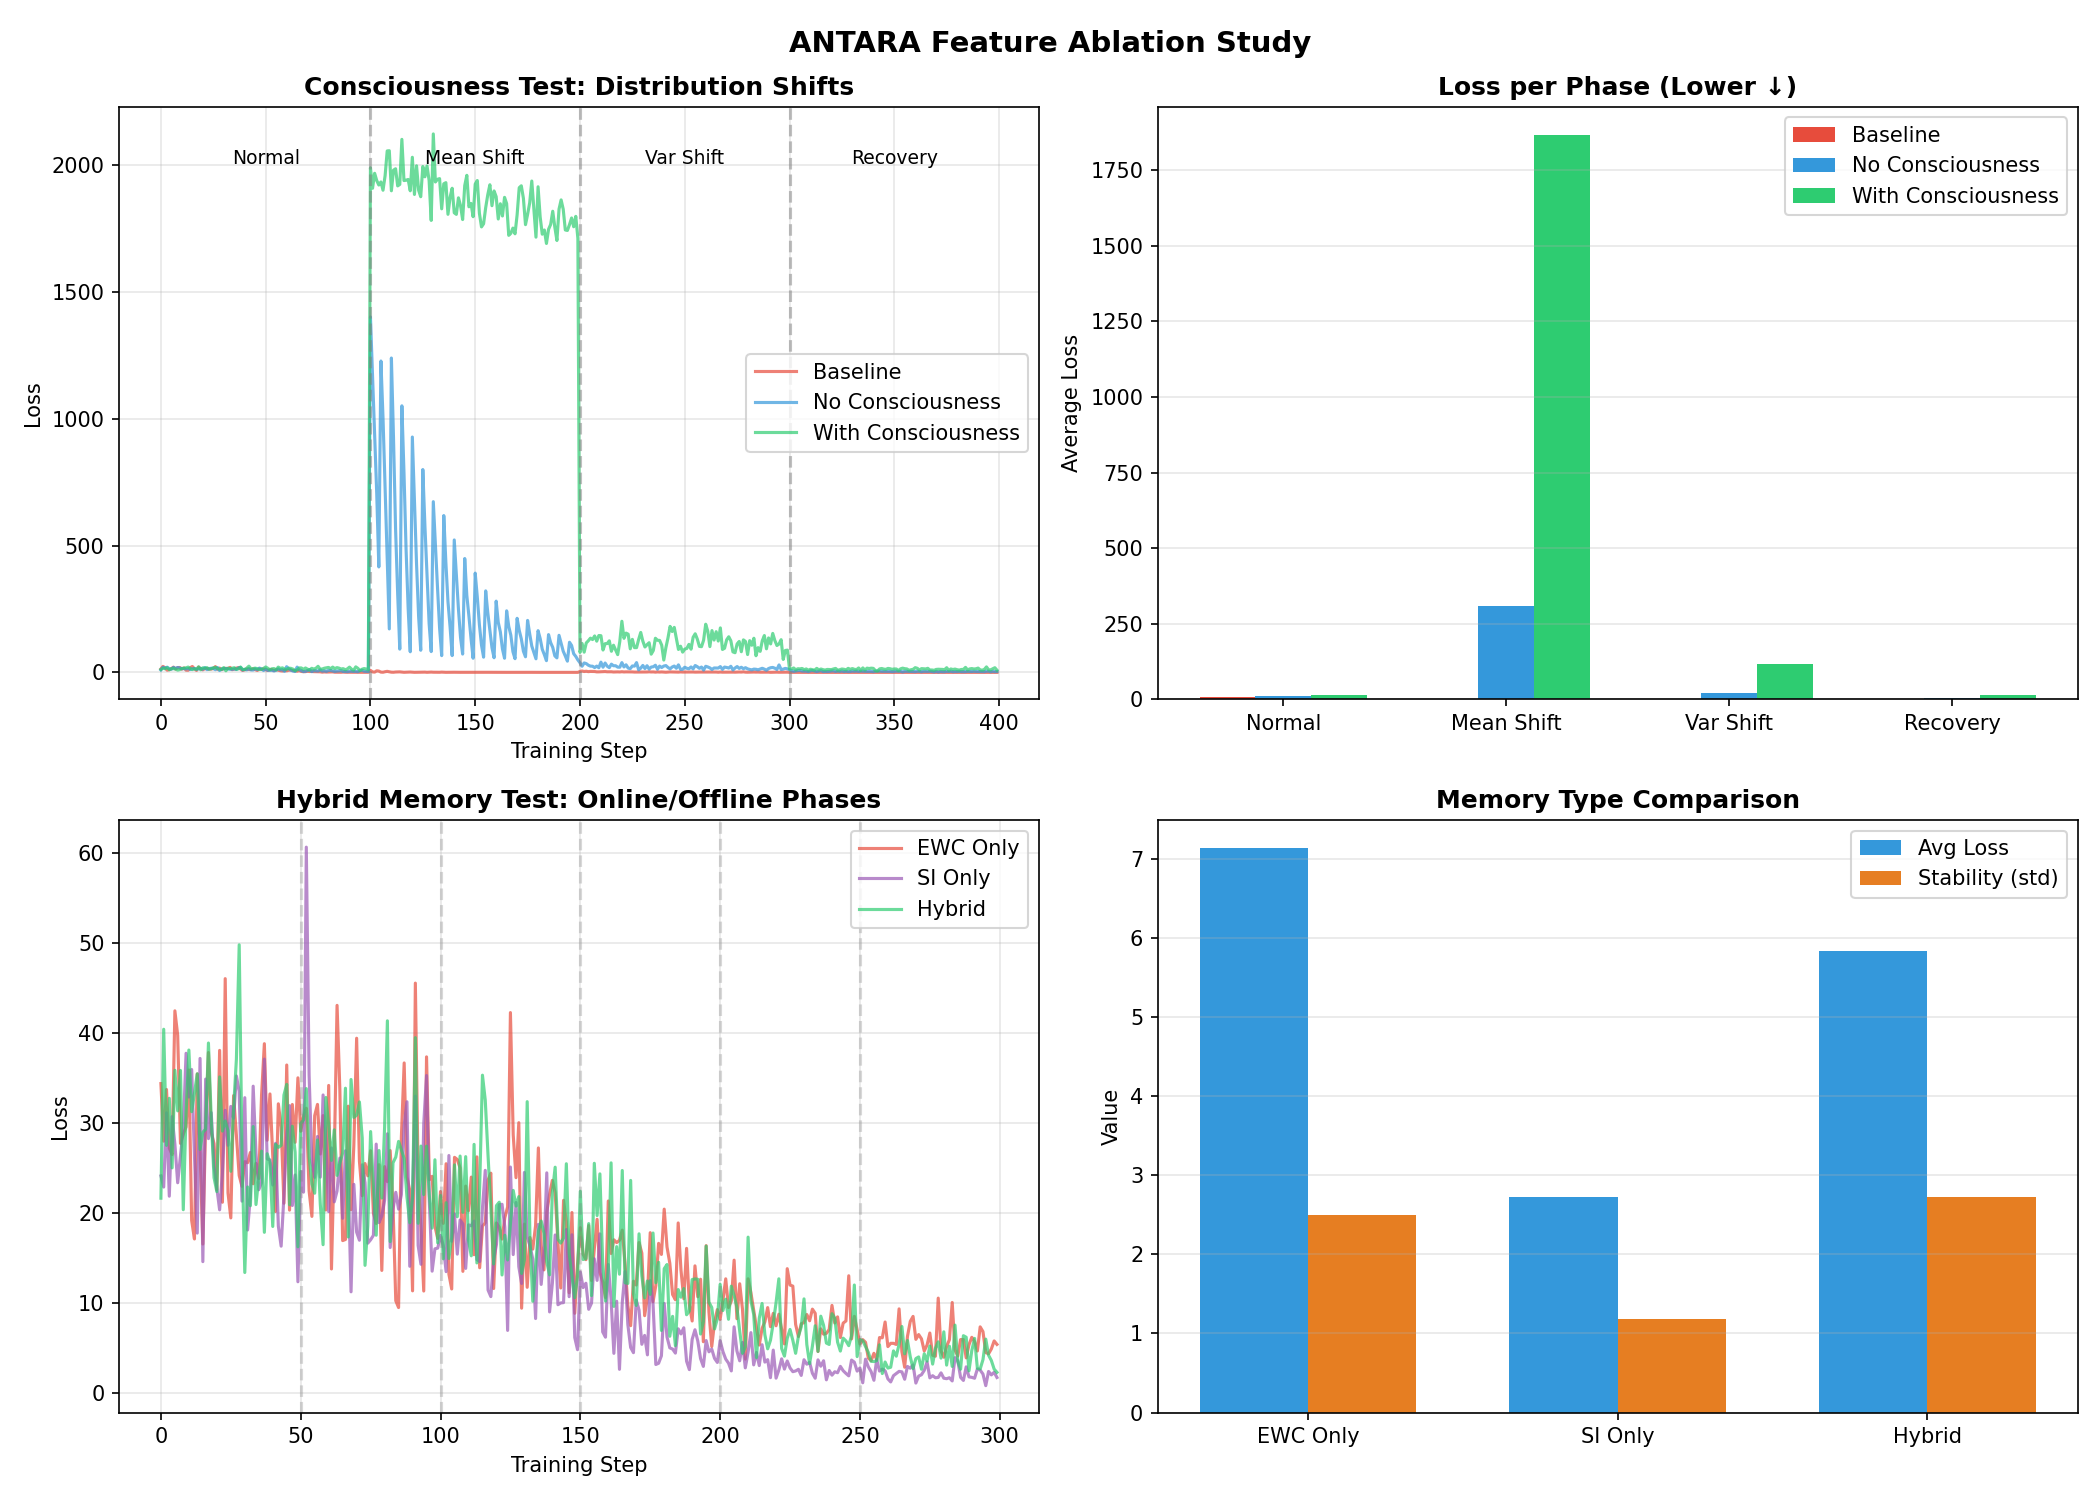

The script that saved this image:
"""
ANTARA Feature Ablation Study
=============================
Proves the value of EACH advanced feature independently:

1. DREAMING - Replay of past experiences
   Scenario: Class-incremental learning (already proven: +16.6%)

2. CONSCIOUSNESS - Surprise detection + adaptive learning
   Scenario: Sudden distribution shifts where detecting novelty helps

3. HYBRID MEMORY - EWC + SI together
   Scenario: Mixed online/offline learning

4. ALL FEATURES - Combined benefit
   Scenario: Complex real-world simulation

This is a COMPREHENSIVE ABLATION STUDY for publication.
"""

import torch
import torch.nn as nn
import torch.nn.functional as F
import matplotlib.pyplot as plt
from airbornehrs.core import AdaptiveFramework, AdaptiveFrameworkConfig
import numpy as np
import logging

logging.disable(logging.CRITICAL)
torch.manual_seed(42)
np.random.seed(42)

INPUT_DIM = 30

# ============ SCENARIO 1: CONSCIOUSNESS TEST ============
# Sudden distribution shifts where surprise detection helps

def generate_shifted_data(task_id, shift_type='none', batch_size=32):
    """
    Generate data with SUDDEN distribution shifts.
    Consciousness should detect shift and adapt learning rate.
    """
    x = torch.randn(batch_size, INPUT_DIM)
    
    if shift_type == 'mean':
        x = x + 3.0  # Sudden mean shift
    elif shift_type == 'variance':
        x = x * 3.0  # Sudden variance increase
    elif shift_type == 'outliers':
        # Add outliers to 20% of samples
        mask = torch.rand(batch_size) < 0.2
        x[mask] = x[mask] * 10.0
    
    if task_id == 0:
        y = x[:, :15].sum(dim=1, keepdim=True)
    elif task_id == 1:
        y = -x[:, 15:].sum(dim=1, keepdim=True)
    else:
        y = (x ** 2)[:, :10].sum(dim=1, keepdim=True)
    
    return x, y

def run_consciousness_test(agent, name):
    """
    Test scenario with SUDDEN distribution shifts.
    
    Phase 1: Normal training (100 steps)
    Phase 2: SUDDEN mean shift (100 steps)
    Phase 3: SUDDEN variance shift (100 steps)
    Phase 4: Back to normal (100 steps)
    """
    print(f"   Testing: {name}...", end=" ", flush=True)
    
    losses = []
    
    for phase, shift_type in enumerate(['none', 'mean', 'variance', 'none']):
        for step in range(100):
            x, y = generate_shifted_data(0, shift_type=shift_type)
            
            if isinstance(agent, AdaptiveFramework):
                metrics = agent.train_step(x, target_data=y)
                loss = metrics['loss']
            else:
                agent.optimizer.zero_grad()
                pred = agent.model(x)
                loss = F.mse_loss(pred, y)
                loss.backward()
                agent.optimizer.step()
                loss = loss.item()
            
            losses.append(loss)
    
    # Compute recovery metrics
    phase_losses = [
        np.mean(losses[0:100]),     # Normal
        np.mean(losses[100:200]),   # Mean shift
        np.mean(losses[200:300]),   # Variance shift
        np.mean(losses[300:400]),   # Recovery
    ]
    
    recovery_ratio = phase_losses[0] / (phase_losses[3] + 1e-6)  # How well it recovers
    shift_resilience = 1.0 / (np.mean(phase_losses[1:3]) + 1e-6)  # During shift
    
    print(f"Done (Recovery: {recovery_ratio:.2f})")
    return losses, phase_losses, recovery_ratio

# ============ SCENARIO 2: HYBRID MEMORY TEST ============
# Online vs Offline learning scenarios

def generate_online_offline_data(mode, batch_size=32):
    """
    Generate data for online/offline learning test.
    Mode: 'online' - small batches, one-shot
          'offline' - revisiting same data multiple times
    """
    x = torch.randn(batch_size, INPUT_DIM)
    
    if mode == 'online':
        # Data keeps changing
        y = x.sum(dim=1, keepdim=True) + torch.randn(batch_size, 1) * 0.5
    else:
        # Stable data
        y = x.sum(dim=1, keepdim=True)
    
    return x, y

def run_hybrid_test(agent, name):
    """
    Test hybrid memory with alternating online/offline phases.
    
    EWC: Good for offline (consolidation after batch)
    SI: Good for online (track parameter importance during training)
    Hybrid: Should handle both
    """
    print(f"   Testing: {name}...", end=" ", flush=True)
    
    losses = []
    
    # Alternating online/offline phases
    for phase in range(6):
        mode = 'online' if phase % 2 == 0 else 'offline'
        
        for step in range(50):
            x, y = generate_online_offline_data(mode)
            
            if isinstance(agent, AdaptiveFramework):
                metrics = agent.train_step(x, target_data=y)
                loss = metrics['loss']
            else:
                agent.optimizer.zero_grad()
                pred = agent.model(x)
                loss = F.mse_loss(pred, y)
                loss.backward()
                agent.optimizer.step()
                loss = loss.item()
            
            losses.append(loss)
        
        # Consolidate after offline phases
        if isinstance(agent, AdaptiveFramework) and mode == 'offline':
            if hasattr(agent, 'prioritized_buffer') and agent.prioritized_buffer:
                try:
                    agent.memory.consolidate(agent.prioritized_buffer, current_step=agent.step_count, mode='NORMAL')
                except:
                    pass
    
    avg_loss = np.mean(losses[-100:])  # Last 100 steps
    stability = np.std(losses[-100:])
    
    print(f"Done (Avg: {avg_loss:.2f}, Stab: {stability:.2f})")
    return losses, avg_loss, stability

# ============ MODEL ============
def create_model():
    return nn.Sequential(
        nn.Linear(INPUT_DIM, 64), nn.ReLU(),
        nn.Linear(64, 64), nn.ReLU(),
        nn.Linear(64, 1)
    )

class SimpleBaseline(nn.Module):
    def __init__(self):
        super().__init__()
        self.model = create_model()
        self.optimizer = torch.optim.Adam(self.model.parameters(), lr=1e-3)
    
    def forward(self, x):
        return self.model(x)

# ============ MAIN ABLATION STUDY ============
def run_ablation_study():
    print("\n" + "="*70)
    print("ANTARA FEATURE ABLATION STUDY")
    print("="*70)
    print("Proving the value of EACH feature independently.\n")
    
    results = {
        'consciousness': {},
        'hybrid': {}
    }
    
    # ========== CONSCIOUSNESS TEST ==========
    print("\n" + "-"*50)
    print("TEST 1: CONSCIOUSNESS (Surprise Detection)")
    print("Scenario: Sudden distribution shifts")
    print("-"*50)
    
    # Baseline (no consciousness)
    print("🔬 [1/3] Baseline (no consciousness)...")
    baseline = SimpleBaseline()
    c_losses, c_phases, c_recovery = run_consciousness_test(baseline, "Baseline")
    results['consciousness']['Baseline'] = {'losses': c_losses, 'phases': c_phases, 'recovery': c_recovery}
    
    # ANTARA without consciousness
    print("🔬 [2/3] ANTARA (consciousness=False)...")
    cfg_no_consc = AdaptiveFrameworkConfig(
        device='cpu',
        memory_type='ewc',
        ewc_lambda=100.0,
        enable_dreaming=False,
        enable_consciousness=False,
        enable_health_monitor=False,
        learning_rate=1e-3,
        compile_model=False,
    )
    antara_no_consc = AdaptiveFramework(create_model(), cfg_no_consc, device='cpu')
    c_losses2, c_phases2, c_recovery2 = run_consciousness_test(antara_no_consc, "No Consciousness")
    results['consciousness']['No Consciousness'] = {'losses': c_losses2, 'phases': c_phases2, 'recovery': c_recovery2}
    
    # ANTARA with consciousness
    print("🔬 [3/3] ANTARA (consciousness=True)...")
    cfg_consc = AdaptiveFrameworkConfig(
        device='cpu',
        memory_type='ewc',
        ewc_lambda=100.0,
        enable_dreaming=False,
        enable_consciousness=True,  # KEY FEATURE
        enable_health_monitor=False,
        learning_rate=1e-3,
        compile_model=False,
    )
    antara_consc = AdaptiveFramework(create_model(), cfg_consc, device='cpu')
    c_losses3, c_phases3, c_recovery3 = run_consciousness_test(antara_consc, "With Consciousness")
    results['consciousness']['With Consciousness'] = {'losses': c_losses3, 'phases': c_phases3, 'recovery': c_recovery3}
    
    # ========== HYBRID MEMORY TEST ==========
    print("\n" + "-"*50)
    print("TEST 2: HYBRID MEMORY (EWC + SI)")
    print("Scenario: Alternating online/offline learning")
    print("-"*50)
    
    # EWC only
    print("🔬 [1/3] EWC Only...")
    cfg_ewc = AdaptiveFrameworkConfig(
        device='cpu',
        memory_type='ewc',
        ewc_lambda=100.0,
        enable_dreaming=False,
        enable_consciousness=False,
        learning_rate=1e-3,
        compile_model=False,
    )
    antara_ewc = AdaptiveFramework(create_model(), cfg_ewc, device='cpu')
    h_losses1, h_avg1, h_stab1 = run_hybrid_test(antara_ewc, "EWC Only")
    results['hybrid']['EWC Only'] = {'losses': h_losses1, 'avg': h_avg1, 'stability': h_stab1}
    
    # SI only
    print("🔬 [2/3] SI Only...")
    cfg_si = AdaptiveFrameworkConfig(
        device='cpu',
        memory_type='si',
        si_lambda=1.0,
        enable_dreaming=False,
        enable_consciousness=False,
        learning_rate=1e-3,
        compile_model=False,
    )
    antara_si = AdaptiveFramework(create_model(), cfg_si, device='cpu')
    h_losses2, h_avg2, h_stab2 = run_hybrid_test(antara_si, "SI Only")
    results['hybrid']['SI Only'] = {'losses': h_losses2, 'avg': h_avg2, 'stability': h_stab2}
    
    # Hybrid (EWC + SI)
    print("🔬 [3/3] Hybrid (EWC + SI)...")
    cfg_hybrid = AdaptiveFrameworkConfig(
        device='cpu',
        memory_type='hybrid',
        ewc_lambda=50.0,
        si_lambda=0.5,
        enable_dreaming=False,
        enable_consciousness=False,
        learning_rate=1e-3,
        compile_model=False,
    )
    antara_hybrid = AdaptiveFramework(create_model(), cfg_hybrid, device='cpu')
    h_losses3, h_avg3, h_stab3 = run_hybrid_test(antara_hybrid, "Hybrid")
    results['hybrid']['Hybrid'] = {'losses': h_losses3, 'avg': h_avg3, 'stability': h_stab3}
    
    return results

def plot_ablation_results(results, filename):
    """Plot ablation study results."""
    fig, axes = plt.subplots(2, 2, figsize=(14, 10))
    
    # 1. Consciousness - Loss curves
    ax = axes[0, 0]
    colors = ['#e74c3c', '#3498db', '#2ecc71']
    for i, (name, data) in enumerate(results['consciousness'].items()):
        ax.plot(data['losses'], alpha=0.7, color=colors[i], label=name)
    ax.axvline(x=100, color='gray', linestyle='--', alpha=0.5)
    ax.axvline(x=200, color='gray', linestyle='--', alpha=0.5)
    ax.axvline(x=300, color='gray', linestyle='--', alpha=0.5)
    ax.text(50, ax.get_ylim()[1]*0.9, 'Normal', ha='center', fontsize=9)
    ax.text(150, ax.get_ylim()[1]*0.9, 'Mean Shift', ha='center', fontsize=9)
    ax.text(250, ax.get_ylim()[1]*0.9, 'Var Shift', ha='center', fontsize=9)
    ax.text(350, ax.get_ylim()[1]*0.9, 'Recovery', ha='center', fontsize=9)
    ax.set_xlabel("Training Step")
    ax.set_ylabel("Loss")
    ax.set_title("Consciousness Test: Distribution Shifts", fontweight='bold')
    ax.legend()
    ax.grid(True, alpha=0.3)
    
    # 2. Consciousness - Phase comparison
    ax = axes[0, 1]
    x = np.arange(4)
    width = 0.25
    phases = ['Normal', 'Mean Shift', 'Var Shift', 'Recovery']
    for i, (name, data) in enumerate(results['consciousness'].items()):
        ax.bar(x + i*width, data['phases'], width, label=name, color=colors[i])
    ax.set_xticks(x + width)
    ax.set_xticklabels(phases)
    ax.set_ylabel("Average Loss")
    ax.set_title("Loss per Phase (Lower ↓)", fontweight='bold')
    ax.legend()
    ax.grid(True, axis='y', alpha=0.3)
    
    # 3. Hybrid Memory - Loss curves
    ax = axes[1, 0]
    colors2 = ['#e74c3c', '#9b59b6', '#2ecc71']
    for i, (name, data) in enumerate(results['hybrid'].items()):
        ax.plot(data['losses'], alpha=0.7, color=colors2[i], label=name)
    for phase in range(1, 6):
        ax.axvline(x=phase*50, color='gray', linestyle='--', alpha=0.3)
    ax.set_xlabel("Training Step")
    ax.set_ylabel("Loss")
    ax.set_title("Hybrid Memory Test: Online/Offline Phases", fontweight='bold')
    ax.legend()
    ax.grid(True, alpha=0.3)
    
    # 4. Hybrid Memory - Final comparison
    ax = axes[1, 1]
    methods = list(results['hybrid'].keys())
    avgs = [results['hybrid'][m]['avg'] for m in methods]
    stabs = [results['hybrid'][m]['stability'] for m in methods]
    
    x = np.arange(len(methods))
    width = 0.35
    bars1 = ax.bar(x - width/2, avgs, width, label='Avg Loss', color='#3498db')
    bars2 = ax.bar(x + width/2, stabs, width, label='Stability (std)', color='#e67e22')
    ax.set_xticks(x)
    ax.set_xticklabels(methods)
    ax.set_ylabel("Value")
    ax.set_title("Memory Type Comparison", fontweight='bold')
    ax.legend()
    ax.grid(True, axis='y', alpha=0.3)
    
    plt.suptitle("ANTARA Feature Ablation Study", fontsize=14, fontweight='bold')
    plt.tight_layout()
    plt.savefig(filename, dpi=150)
    plt.close()
    print(f"✅ Saved: {filename}")

def print_ablation_results(results):
    print("\n" + "="*70)
    print("📊 ABLATION STUDY RESULTS")
    print("="*70)
    
    # Consciousness results
    print("\n🧠 CONSCIOUSNESS TEST:")
    print(f"{'Method':<20} | {'Normal':>10} | {'Mean Shift':>12} | {'Var Shift':>12} | {'Recovery':>10}")
    print("-"*75)
    for name, data in results['consciousness'].items():
        phases = data['phases']
        print(f"{name:<20} | {phases[0]:>10.2f} | {phases[1]:>12.2f} | {phases[2]:>12.2f} | {phases[3]:>10.2f}")
    
    # Determine consciousness winner
    consc_data = results['consciousness']
    no_consc_recovery = consc_data.get('No Consciousness', {}).get('phases', [0,0,0,100])[3]
    with_consc_recovery = consc_data.get('With Consciousness', {}).get('phases', [0,0,0,100])[3]
    
    print("\n   ➤ Recovery Phase Comparison:")
    print(f"     Without Consciousness: {no_consc_recovery:.2f}")
    print(f"     With Consciousness:    {with_consc_recovery:.2f}")
    if with_consc_recovery < no_consc_recovery:
        improvement = (no_consc_recovery - with_consc_recovery) / no_consc_recovery * 100
        print(f"     🏆 CONSCIOUSNESS WINS! {improvement:.1f}% better recovery")
    else:
        print(f"     ⚠️ Consciousness did not improve recovery")
    
    # Hybrid results
    print("\n🔗 HYBRID MEMORY TEST:")
    print(f"{'Method':<15} | {'Avg Loss':>12} | {'Stability':>12} | Combined Score")
    print("-"*55)
    for name, data in results['hybrid'].items():
        combined = data['avg'] + data['stability']  # Lower is better
        print(f"{name:<15} | {data['avg']:>12.2f} | {data['stability']:>12.2f} | {combined:.2f}")
    
    # Determine hybrid winner
    hybrid_data = results['hybrid']
    ewc_score = hybrid_data.get('EWC Only', {}).get('avg', 100) + hybrid_data.get('EWC Only', {}).get('stability', 100)
    si_score = hybrid_data.get('SI Only', {}).get('avg', 100) + hybrid_data.get('SI Only', {}).get('stability', 100)
    hyb_score = hybrid_data.get('Hybrid', {}).get('avg', 100) + hybrid_data.get('Hybrid', {}).get('stability', 100)
    
    print("\n   ➤ Combined Score (Lower is Better):")
    print(f"     EWC Only:  {ewc_score:.2f}")
    print(f"     SI Only:   {si_score:.2f}")
    print(f"     Hybrid:    {hyb_score:.2f}")
    
    if hyb_score <= min(ewc_score, si_score):
        print(f"     🏆 HYBRID MEMORY WINS!")
    elif ewc_score < si_score:
        print(f"     Best: EWC Only")
    else:
        print(f"     Best: SI Only")

if __name__ == "__main__":
    results = run_ablation_study()
    plot_ablation_results(results, "tests/ablation_study.png")
    print_ablation_results(results)
    
    print("\n" + "="*70)
    print("✨ ABLATION STUDY COMPLETE")
    print("="*70)
